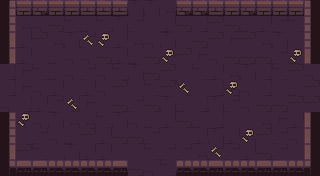

A level layout from a 2D game, rendered from its tile map. Below: a short description, then the map file with its tile-grid data intact:
An orthogonal 20x11 tile map with 16x16 px tiles, 6 tile layers (ground, dressing, decor, walls, ...) and 10 objects (5x ENTRY, 4x PROP, EXIT).

<map version="1.10" tiledversion="1.10.2" orientation="orthogonal" renderorder="right-down" width="20" height="11" tilewidth="16" tileheight="16" infinite="0" nextlayerid="8" nextobjectid="11">
 <tileset firstgid="1" name="dungeon" tilewidth="16" tileheight="16" tilecount="100" columns="10">
  <image source="../../../gfx/tiles/depths/dungeon_tileset.png" width="160" height="160" />
 </tileset>
 <layer id="1" name="ground" width="20" height="11">
  <data encoding="csv">
17,28,10,7,29,27,10,8,29,29,27,20,8,19,28,27,29,27,27,9,
18,27,30,9,10,20,10,29,7,19,8,9,17,28,9,20,8,7,10,28,
30,8,28,27,29,7,19,8,27,30,29,19,9,28,18,28,27,29,19,8,
20,8,19,20,30,30,9,8,20,9,18,28,18,30,9,9,9,7,20,18,
17,18,10,20,30,7,30,10,29,9,28,19,10,8,27,29,17,10,28,30,
17,18,30,8,19,8,30,28,19,10,28,10,19,17,9,30,17,19,20,28,
30,17,8,7,17,18,19,9,7,9,29,20,17,29,7,30,9,9,28,28,
10,30,30,29,27,27,10,29,30,20,8,9,20,17,19,19,27,18,8,9,
9,19,7,30,20,28,8,9,9,7,19,19,8,29,8,27,28,7,30,7,
28,28,10,19,29,8,8,19,19,10,7,7,27,7,7,8,9,7,19,30,
10,17,30,27,10,27,18,30,9,30,10,7,30,28,30,7,28,28,19,30
</data>
 </layer>
 <layer id="2" name="dressing" width="20" height="11">
  <data encoding="csv">
0,0,0,0,0,0,0,0,0,0,0,0,0,0,0,0,0,0,0,0,
0,0,0,0,0,0,0,0,0,0,0,0,0,0,0,0,0,0,0,0,
0,0,0,0,0,69,78,0,0,0,0,0,0,0,0,0,0,0,0,0,
0,0,0,0,0,0,0,0,0,0,78,0,0,0,0,0,0,0,78,0,
0,0,0,0,0,0,0,0,0,0,0,0,0,0,0,0,0,0,0,0,
0,0,0,0,0,0,0,0,0,0,0,69,0,0,78,0,0,0,0,0,
0,0,0,0,69,0,0,0,0,0,0,0,0,0,0,0,0,0,0,0,
0,78,0,0,0,0,0,0,0,0,0,0,0,0,0,0,0,0,0,0,
0,0,0,0,0,0,0,0,0,0,0,0,0,0,0,78,0,0,0,0,
0,0,0,0,0,0,0,0,0,0,0,0,0,69,0,0,0,0,0,0,
0,0,0,0,0,0,0,0,0,0,0,0,0,0,0,0,0,0,0,0
</data>
 </layer>
 <layer id="3" name="decor" width="20" height="11">
  <data encoding="csv">
0,0,0,0,0,0,0,0,0,0,0,0,0,0,0,0,0,0,0,0,
0,0,0,0,0,0,0,0,0,0,0,0,0,0,0,0,0,0,0,0,
0,0,0,0,0,0,0,0,0,0,0,0,0,0,0,0,0,0,0,0,
0,0,0,0,0,0,0,0,0,0,0,0,0,0,0,0,0,0,0,0,
0,0,0,0,0,0,0,0,0,0,0,0,0,0,0,0,0,0,0,0,
0,0,0,0,0,0,0,0,0,0,0,0,0,0,0,0,0,0,0,0,
0,0,0,0,0,0,0,0,0,0,0,0,0,0,0,0,0,0,0,0,
0,0,0,0,0,0,0,0,0,0,0,0,0,0,0,0,0,0,0,0,
0,0,0,0,0,0,0,0,0,0,0,0,0,0,0,0,0,0,0,0,
0,0,0,0,0,0,0,0,0,0,0,0,0,0,0,0,0,0,0,0,
0,0,0,0,0,0,0,0,0,0,0,0,0,0,0,0,0,0,0,0
</data>
 </layer>
 <layer id="4" name="walls" width="20" height="11">
  <data encoding="csv">
1,5,4,5,2,3,3,3,0,0,0,4,4,3,5,4,5,5,2,6,
21,0,0,0,0,0,0,0,0,0,0,0,0,0,0,0,0,0,0,26,
31,0,0,0,0,0,0,0,0,0,0,0,0,0,0,0,0,0,0,26,
11,0,0,0,0,0,0,0,0,0,0,0,0,0,0,0,0,0,0,36,
0,0,0,0,0,0,0,0,0,0,0,0,0,0,0,0,0,0,0,0,
0,0,0,0,0,0,0,0,0,0,0,0,0,0,0,0,0,0,0,0,
0,0,0,0,0,0,0,0,0,0,0,0,0,0,0,0,0,0,0,0,
21,0,0,0,0,0,0,0,0,0,0,0,0,0,0,0,0,0,0,16,
21,0,0,0,0,0,0,0,0,0,0,0,0,0,0,0,0,0,0,36,
31,0,0,0,0,0,0,0,0,0,0,0,0,0,0,0,0,0,0,36,
41,42,45,43,43,43,43,42,0,0,0,44,44,45,44,44,42,42,43,46
</data>
 </layer>
 <layer id="5" name="props" width="20" height="11">
  <data encoding="csv">
0,0,0,0,0,0,0,0,0,0,0,0,0,0,0,0,0,0,0,0,
0,0,0,0,0,0,0,0,0,0,0,0,0,0,0,0,0,0,0,0,
0,0,0,0,0,0,0,0,0,0,0,0,0,0,0,0,0,0,0,0,
0,0,0,0,0,0,0,0,0,0,0,0,0,0,0,0,0,0,0,0,
0,0,0,0,0,0,0,0,0,0,0,0,0,0,0,0,0,0,0,0,
0,0,0,0,0,0,0,0,0,0,0,0,0,0,0,0,0,0,0,0,
0,0,0,0,0,0,0,0,0,0,0,0,0,0,0,0,0,0,0,0,
0,0,0,0,0,0,0,0,0,0,0,0,0,0,0,0,0,0,0,0,
0,0,0,0,0,0,0,0,0,0,0,0,0,0,0,0,0,0,0,0,
0,0,0,0,0,0,0,0,0,0,0,0,0,0,0,0,0,0,0,0,
0,0,0,0,0,0,0,0,0,0,0,0,0,0,0,0,0,0,0,0
</data>
 </layer>
 <layer id="6" name="overhead" width="20" height="11">
  <data encoding="csv">
0,0,0,0,0,0,0,0,0,0,0,0,0,0,0,0,0,0,0,0,
0,0,0,0,0,0,0,0,0,0,0,0,0,0,0,0,0,0,0,0,
0,0,0,0,0,0,0,0,0,0,0,0,0,0,0,0,0,0,0,0,
0,0,0,0,0,0,0,0,0,0,0,0,0,0,0,0,0,0,0,0,
0,0,0,0,0,0,0,0,0,0,0,0,0,0,0,0,0,0,0,0,
0,0,0,0,0,0,0,0,0,0,0,0,0,0,0,0,0,0,0,0,
0,0,0,0,0,0,0,0,0,0,0,0,0,0,0,0,0,0,0,0,
0,0,0,0,0,0,0,0,0,0,0,0,0,0,0,0,0,0,0,0,
0,0,0,0,0,0,0,0,0,0,0,0,0,0,0,0,0,0,0,0,
0,0,0,0,0,0,0,0,0,0,0,0,0,0,0,0,0,0,0,0,
0,0,0,0,0,0,0,0,0,0,0,0,0,0,0,0,0,0,0,0
</data>
 </layer>
 <objectgroup id="7" name="spawns">
  <object id="1" name="UP" type="ENTRY" x="152" y="24" />
  <object id="2" name="DOWN" type="ENTRY" x="152" y="152" />
  <object id="3" name="LEFT" type="ENTRY" x="24" y="88" />
  <object id="4" name="RIGHT" type="ENTRY" x="296" y="88" />
  <object id="5" name="" type="ENTRY" x="168" y="88" />
  <object id="6" name="" type="EXIT" x="152" y="88" />
  <object id="7" name="torch" type="PROP" x="56" y="168" />
  <object id="8" name="torch" type="PROP" x="264" y="168" />
  <object id="9" name="torch" type="PROP" x="8" y="136" />
  <object id="10" name="torch" type="PROP" x="312" y="136" />
 </objectgroup>
</map>
